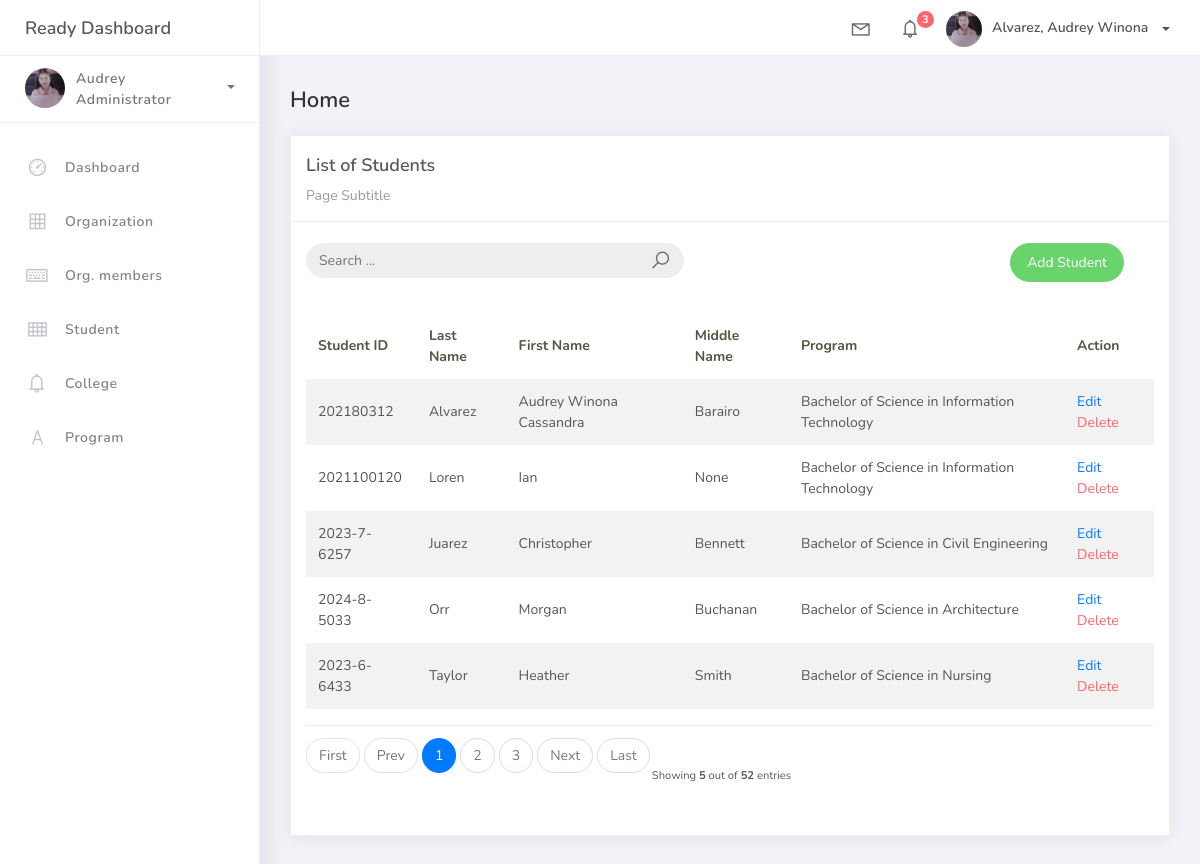
/student_list/, run on an earlier commit of the app's database.
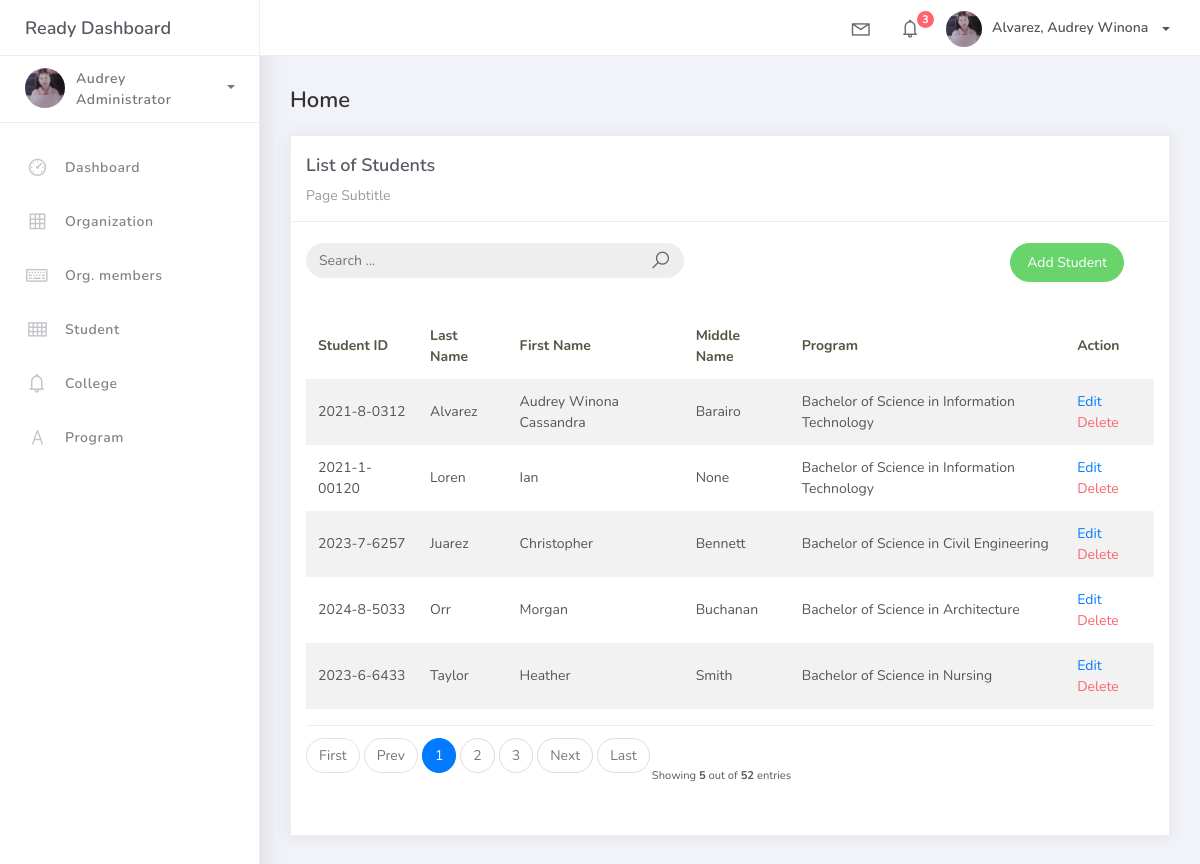
And on a later commit of the database.
### studentorg/models.py (models this page shows, shortened)
class BaseModel(models.Model):
    created_at = models.DateTimeField(auto_now_add=True, db_index=True)
    updated_at = models.DateTimeField(auto_now=True)
    class Meta:
        abstract = True

class Student(BaseModel):
    student_id = models.CharField(max_length=15)
    lastname = models.CharField(max_length=25)
    firstname = models.CharField(max_length=25)
    middlename = models.CharField(max_length=25, blank=True, null=True)
    program = models.ForeignKey(Program, on_delete=models.CASCADE)

class Program(BaseModel):
    prog_name = models.CharField(max_length=150)
    college = models.ForeignKey(College, on_delete=models.CASCADE)
    def __str__(self):
        return self.prog_name

### studentorg/views.py (the view)
# urls.py: path('student_list/', a.StudentListView.as_view(), name='student-list'),
class StudentListView(ListView):
    model = Student
    context_object_name = 'students'
    template_name = 'student_list.html'
    paginate_by = 5
    def get_queryset(self, *args, **kwargs):
        qs = super().get_queryset(*args, **kwargs)
        query = self.request.GET.get('q')
        if query:
            qs = qs.filter(
                Q(lastname__icontains=query),
                Q(firstname__icontains=query),
            )
        return qs

### templates/student_list.html
{% extends 'base.html' %} {% load static %} {% block content %}
<div class="content">
    <div class="container-fluid">
        <h4 class="page-title">Home</h4>
        <div class="row">
            <div class="col-md-12">
                <div class="card">
                    <div class="card-header">
                        <div class="card-title">List of Students</div>
                        <div class="card-category">Page Subtitle</div>
                    </div>
                    <br>
                        <div class="col-md-12 row">
                            <div class="col-md-6">
                                <form class="navbar-left navbar-form nav-search mr-md-3" action="{% url 'student-list' %}">
                                    <div class="input-group">
                                        <input type="text" placeholder="Search ..." class="form-control" name="q">
                                        <div class="input-group-append">
                                        <span class="input-group-text">
                                            <i class="la la-search search-icon"></i>
                                        </span>
                                        </div>
                                    </div>
                                </form>
                            </div>
                            <div class="col-md-6">
                                <div class="pull-right">
                                    <a href="{% url 'student-add' %}" class="btn btn-success btn-rounded">Add Student</a>
                                </div>
                            </div>
                        </div>
                    <div class="card-body">
                        <table class="table table-striped mt-3">
                            <thead>
                                <tr>
                                    <th scope="col">Student ID</th>
                                    <th scope="col">Last Name</th>
                                    <th scope="col">First Name</th>
                                    <th scope="col">Middle Name</th>
                                    <th scope="col">Program</th>
                                    <th scope="col">Action</th>
                                </tr>
                            </thead>
                            <tbody>
                                {% for object in object_list %}
                                <tr>
                                    <td>{{ object.student_id }}</td>
                                    <td>{{ object.lastname }}</td>
                                    <td>{{ object.firstname }}</td>
                                    <td>{{ object.middlename }}</td>
                                    <td>{{ object.program }}</td>
                                    <td>
                                        <a href="/student_list/{{ object.id }}">Edit</a>
                                        <a href="/student_list/{{ object.id }}/delete" class="text-danger">Delete</a>
                                    </td>
                                </tr>
                                {% empty %}
                                <tr>
                                    <td colspan="4" style="text-align: center">
                                    <p class="text-sm font-weight-bold mb-0">No Records Found</p>
                                    </td>
                                </tr>
                                {% endfor %}
                            </tbody>
                        </table>
                        {% include 'includes/pagination.html' %}
                    </div>
                </div>
            </div>
        </div>
    </div>
</div>
{% endblock %}

### templates/base.html (shortened to what this page needs)
{% load static %}
<!DOCTYPE html>
<html>
<head>
	<link rel="stylesheet" href="{% static 'css/bootstrap.min.css' %}">
	<link rel="stylesheet" href="{% static 'css/ready.css' %}">
	<link rel="stylesheet" href="{% static 'css/demo.css' %}">
	<link rel="stylesheet" href="{% static 'css/ready.min.css' %}">
</head>
<body>
	<div class="wrapper">
		<div class="main-header">
			<div class="logo-header">
				<a href="{% url 'dashboard-chart' %}" class="logo">
					Ready Dashboard
				</a>
			</div>
			<nav class="navbar navbar-header navbar-expand-lg">
				<div class="container-fluid">
					<ul class="navbar-nav topbar-nav ml-md-auto align-items-center">
						<li class="nav-item dropdown hidden-caret">
							<a class="nav-link dropdown-toggle" href="#" id="navbarDropdown" role="button" data-toggle="dropdown" aria-haspopup="true" aria-expanded="false">
								<i class="la la-envelope"></i>
							</a>
						</li>
						<li class="nav-item dropdown hidden-caret">
							<a class="nav-link dropdown-toggle" href="#" id="navbarDropdown" role="button" data-toggle="dropdown" aria-haspopup="true" aria-expanded="false">
								<i class="la la-bell"></i>
								<span class="notification">3</span>
							</a>
						</li>
						<li class="nav-item dropdown">
							<a class="dropdown-toggle profile-pic" data-toggle="dropdown" href="#" aria-expanded="false"> <img src="{% static 'img/user.jpg' %}" alt="user" width="36" class="img-circle"><span >Alvarez, Audrey Winona</span></span> </a>
							</li>
						</ul>
					</div>
				</nav>
			</div>
			<div class="sidebar">
				<div class="scrollbar-inner sidebar-wrapper">
					<div class="user">
						<div class="photo">
							<img src="{% static 'img/user.jpg' %}">
						</div>
						<div class="info">
							<a class="" data-toggle="collapse" href="#collapseExample" aria-expanded="true">
								<span>
									Audrey
									<span class="caret"></span>Administrator
								</span>
							</a>
						</div>
					</div>
					<ul class="nav">
						<li class="nav-item">
							<a href="{% url 'dashboard-chart' %}">
								<i class="la la-dashboard"></i>
								<p>Dashboard</p>
							</a>
						</li>
						<li class="nav-item">
							<a href="{% url 'organization-list' %}">
								<i class="la la-table"></i>
								<p>Organization</p>
							</a>
						</li>
						<li class="nav-item">
							<a href="{% url 'orgmember-list'%}">
								<i class="la la-keyboard-o"></i>
								<p>Org. members</p>
							</a>
						</li>
						<li class="nav-item">
							<a href="{% url 'student-list'%}">
								<i class="la la-th"></i>
								<p>Student</p>
							</a>
						</li>
						<li class="nav-item">
							<a href="{% url 'college-list'%}">
								<i class="la la-bell"></i>
								<p>College</p>
							</a>
						</li>
						<li class="nav-item">
							<a href="{% url 'program-list'%}">
								<i class="la la-font"></i>
								<p>Program</p>
							</a>
						</li>
					</ul>
				</div>
			</div>
			<div class="main-panel">
				{% block content %}
				{% endblock %}
			</div>
		</div>
</body>
</html>

### templates/includes/pagination.html (shortened to what this page needs)
{% if is_paginated %}
<div class="card-footer px-0 border-0 d-flex flex-column flex-lg-row align-items-center justify-
content-between mt-3">
    <nav aria-label="Topics pagination" class="mb-4">
        <ul class="pagination">
            {% if page_obj.number > 1 %}
            <li class="page-item">
                <a class="page-link" href="?page=1">First</a>
            </li>
            {% else %}
            <li class="page-item disabled">
                <span class="page-link">First</span>
            </li>
            {% endif %} {% if page_obj.has_previous %}
            <li class="page-item">
                <a class="page-link" href="?page={{ page_obj.previous_page_number }}">Prev</a>
            </li>
            {% else %}
            <li class="page-item disabled">
                <span class="page-link">Prev</span>
            </li>
            {% endif %} {% for page_num in paginator.page_range %} {% if page_obj.number == page_num %}
            <li class="page-item active">
                <span class="page-link">
                    {{ page_num }}
                </span>
            </li>
            {% elif page_num > page_obj.number|add:'-3' and page_num < page_obj.number|add:'3' %}
            <li class="page-item">
                <a class="page-link" href="?page={{ page_num }}">{{ page_num }}</a>
            </li>
            {% endif %} {% endfor %} {% if page_obj.has_next %}
            <li class="page-item">
                <a class="page-link" href="?page={{ page_obj.next_page_number }}">Next</a>
            </li>
            {% else %}
            <li class="page-item disabled">
                <span class="page-link">Next</span>
            </li>
            {% endif %} {% if page_obj.number != paginator.num_pages %}
            <li class="page-item">
                <a class="page-link" href="?page={{ paginator.num_pages }}">Last</a>
            </li>
            {% else %}
            <li class="page-item disabled">
                <span class="page-link">Last</span>
            </li>
            {% endif %}
        </ul>
    </nav>
<div class="fw-normal small mt-4 mt-lg-0">Showing <b>{{object_list.count}}</b> out of
<b>{{paginator.count}}</b> entries</div>
</div>
{% endif %}

What changed in the data, as far as the page shows it:
changed Student "Alvarez": student_id "202180312" → "2021-8-0312"
changed Student "Loren": student_id "2021100120" → "2021-1-00120"
